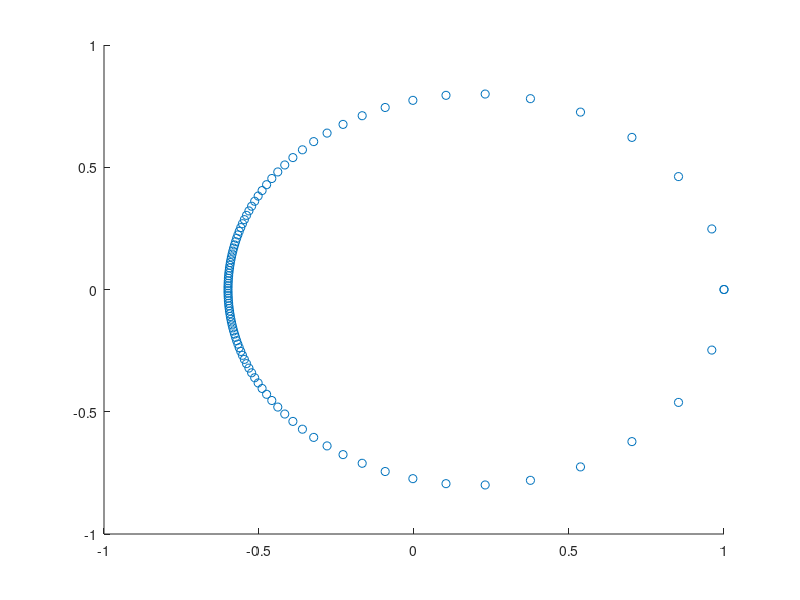

This figure's MATLAB source:
nu = 4;
h = 0.1;

% starting and ending time
tstart = 0;
tstop = 2 / h * pi;


% make the time points
t = linspace(tstart, tstop);

% calculate z
numerator = @(xi) 1 - nu/2 * (1 - exp(-i * xi * h));
denominator = @(xi) 1 + nu/2 * (1 - exp(-i * xi * h));

z = numerator(t) ./ denominator(t);

% extract real and imaginary parts
rr = real(z);
ii = imag(z);

scatter(rr, ii);
axis([-1 1 -1 1]);

print('-dpng', 'problem_2ci')
